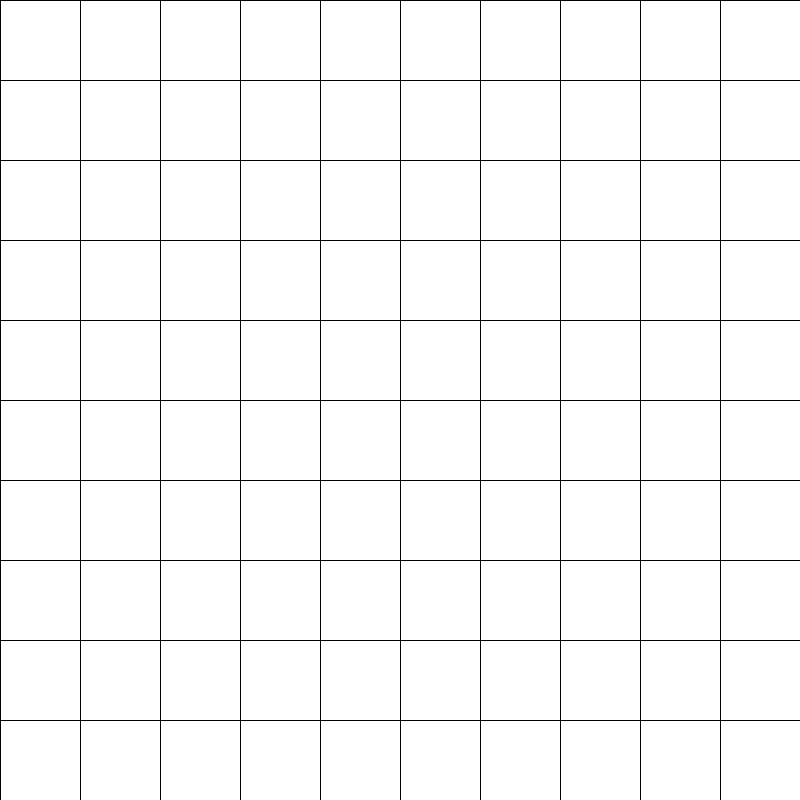
Frame 1 (no input)
Frame 60 (the mouse pressed at the canvas centre just before this capture): identical to frame 1, image omitted
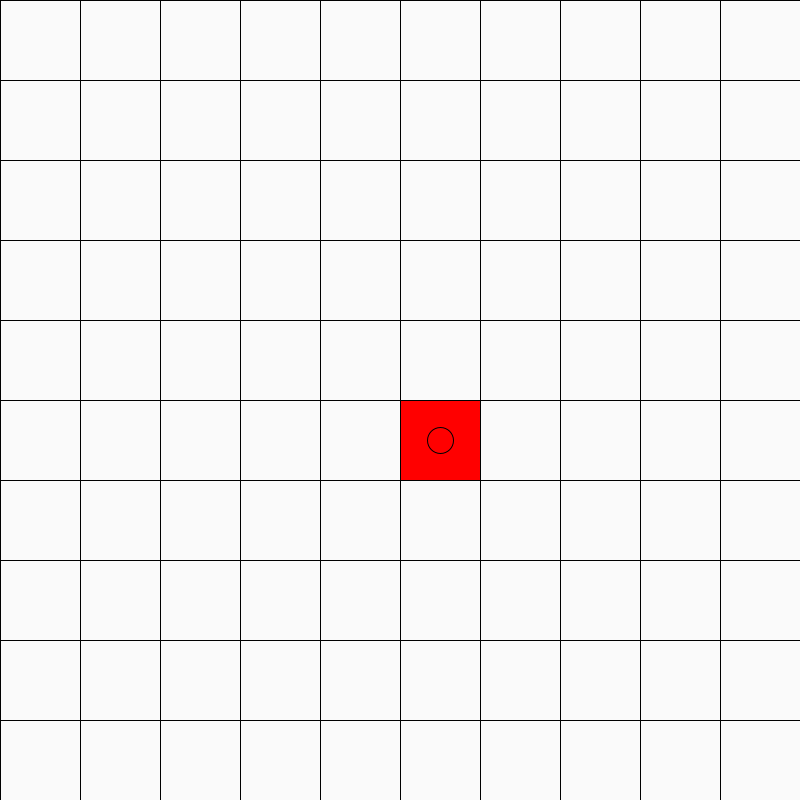
Frame 120 (the mouse held since frame 60 and released just before this capture)

The Processing sketch that drew these frames (run headless with seeded random() and noise(); from frame 60 on, the mouse is pressed at the canvas centre):

// Processing sketch: grilla_interactiva_con_memoria_de_Estado
// ── grilla_interactiva_con_memoria_de_Estado.pde
int filas = 10;
int cols = 10;
boolean[][] estado = new boolean[filas][cols];
int cantFilas,cantCols;

void setup(){
  size(800,800);
}

void draw(){
  background(255);
  cantFilas = width/filas;
  cantCols = height/cols;
  
  for (int i = 0; i < filas; i++){
    for (int j = 0; j < cols; j++){
      int posX = cantFilas*j;
      int posY = cantCols*i;
      
      if (estado[i][j] == false){
        rect(posX,posY,cantFilas,cantCols);
      }else{
        dibujarFigura(posX,posY,cantCols);
      }
    }
  }
}

void dibujarFigura(int x, int y,int s) {
  fill(255,0,0);
  rect(x,y,s,s);
  ellipse(x + s/2, y + s/2, s/3,s/3);
  fill(250);
}

void mousePressed(){
  int mouseColumna = mouseX / cantCols;
  int mouseFila = mouseY / cantFilas;
   
   estado[mouseFila][mouseColumna] = !estado[mouseFila][mouseColumna];
  
  
}
